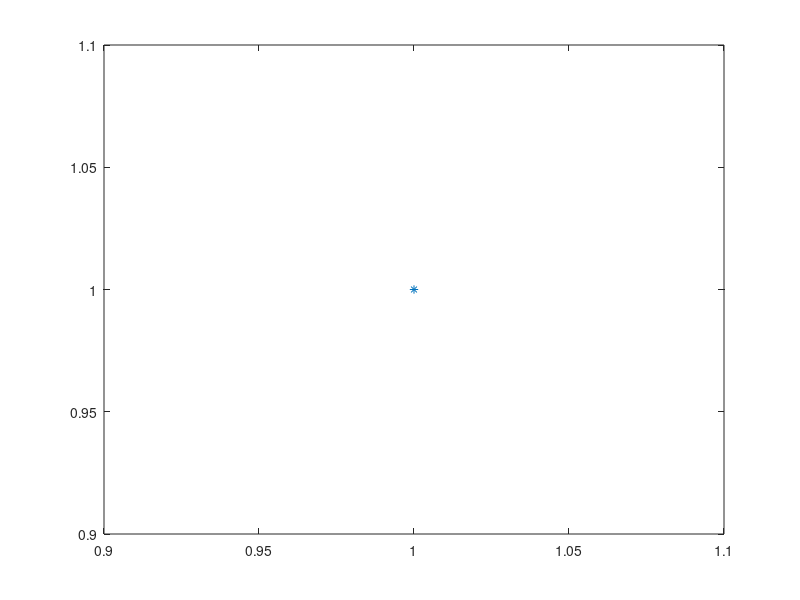

The MATLAB source for this figure:
% Question 3
% init_question_3.m
%
%
% !! Constants !!
% ** Wheel Radius (Using straight line simulation)
%   R = x_last_dist / last_odom_value * 64 * 1/2pi
%   x_last_dist = 2.2207, last_odom_value = 337
R       = 0.0671;

% ** Distance between wheels (Using stop one wheel simulation)
%   2pi*l_w = last_odom_value * 2piR/64
%   last_odom_value = 228, R = 0.0671
l_w     = 0.235;

% !! Initialize !!
r       = [1; 1];       % Desired Position
plot(r(1), r(2), '*')
u       = [4; 4];       % Voltage
y_prev  = [0; 0];       % robot odometry memory

p_x     = 0;            % x-position
p_y     = 0;            % y-position
phi     = 0;            % robot orientation

% PID Gains:
K_p     = 8;            % position